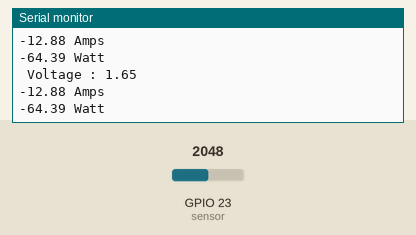
Recording of a sketch running on a simulated ESP32. On the bench: the last lines printed to the serial monitor. The test bench sets the inputs (shaded band); at power-on: GPIO 23 (sensor) = 2048.

Above: at 5.8 s.
5.9 s: GPIO 23 (sensor) set to 2866
At 10.9 s:
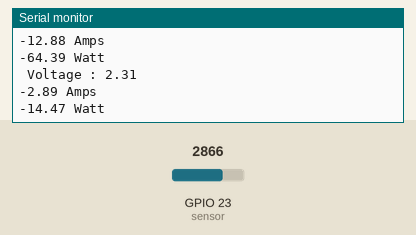
11.9 s: GPIO 23 (sensor) set to 3603
At 15.9 s:
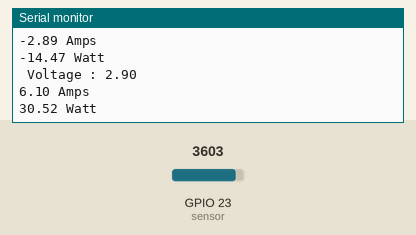
Timing chart, 0 to 17.4 s (numbered marks = the images above; inputs shaded):
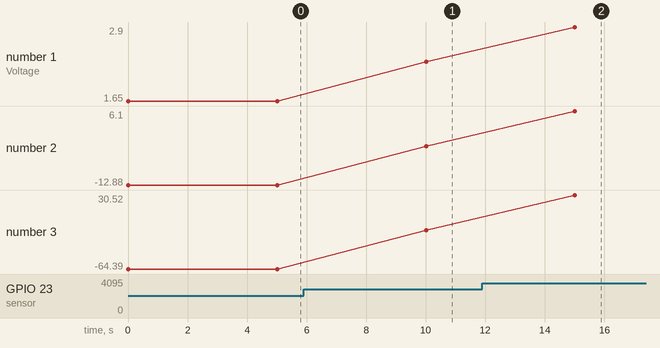

Measured:
- after the input at 5.9 s, the serial monitor: prints a new line after 4.1 s (image 1)
- after the input at 11.9 s, the serial monitor: prints a new line after 3.1 s (image 2)
- plotted number 1: 1.65 → 2.31 after the input at 5.9 s, 2.31 → 2.9 after the input at 11.9 s
- plotted number 2: -12.88 → -2.89 after the input at 5.9 s, -2.89 → 6.1 after the input at 11.9 s
- plotted number 3: -64.39 → -14.47 after the input at 5.9 s, -14.47 → 30.52 after the input at 11.9 s

The sketch:

CurrentSens_NodeMCU.ino
```cpp
const int sensor = 23; //ADC GPIO pin
const double noloadvolt = 2.5;//apt no load voltage for current sens
const int mVperAmp = 66; //mv/A
const double AdcRes = 3.3/4096; //ADC resolution
const int loadsupplyvolt = 5; //load supply voltage
double voltage = 0;
double volts = 0;
double amps = 0;

void setup ()
{
  pinMode(sensor,INPUT) ;
  Serial.begin(115200) ;
  delay(10);
  Serial.println(F(" Init .... "));
}

void loop ()
{
  int result = analogRead (sensor);
  voltage = result * AdcRes ;
  Serial.print (" Voltage : ");
  Serial.println (voltage);
  volts = (voltage - noloadvolt);
  amps = (volts*1000)/mVperAmp ;
  float wattage = (5*amps) ;
  Serial.print (amps);
  Serial.println (" Amps ");
  Serial.print (wattage) ;
  Serial.println (" Watt ");
  delay(5000) ;
}
```
